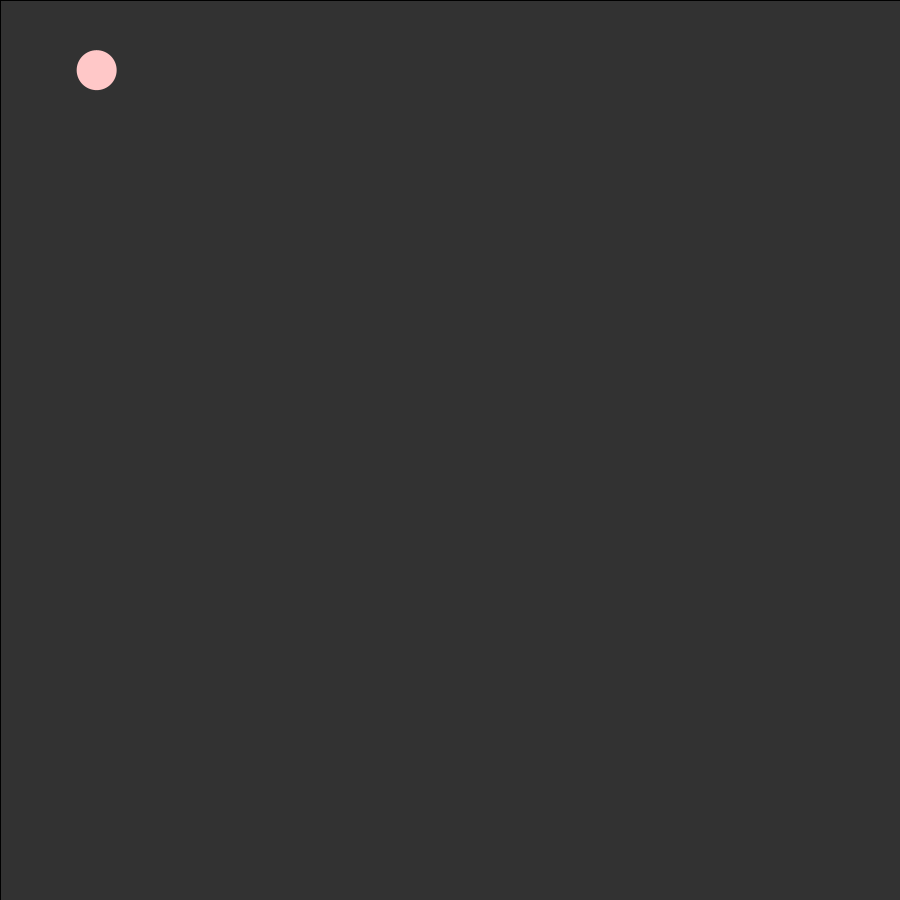
Frame 1 (no input)
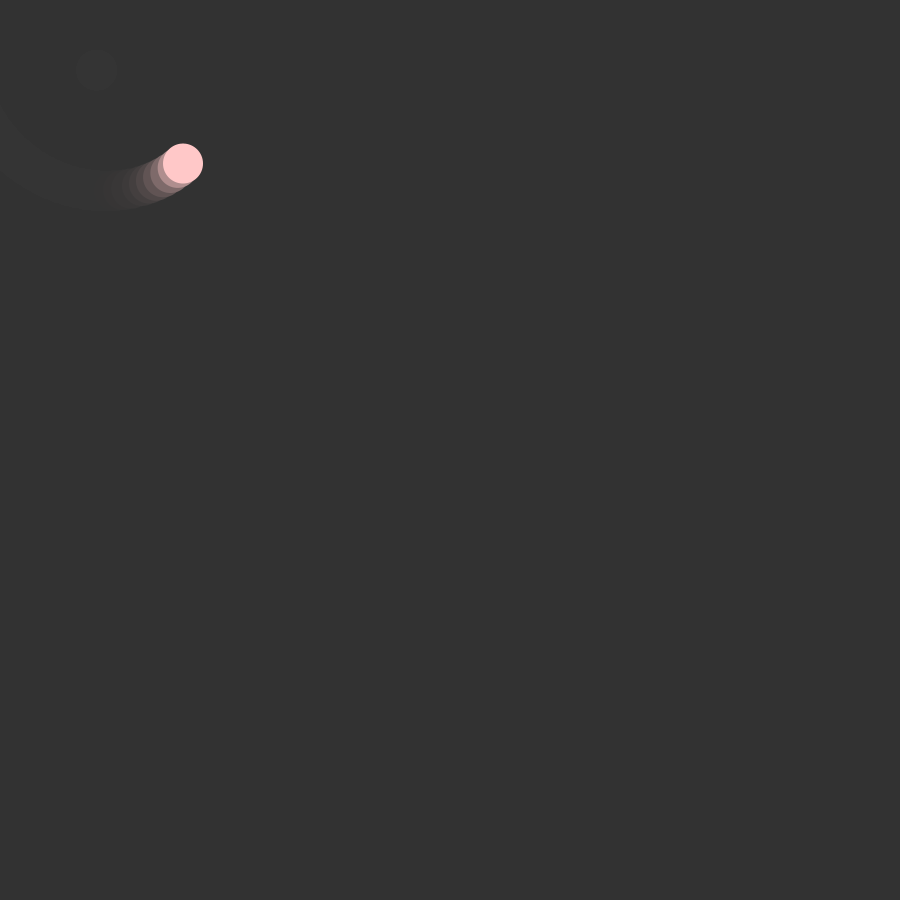
Frame 60 (the mouse pressed at the canvas centre just before this capture)
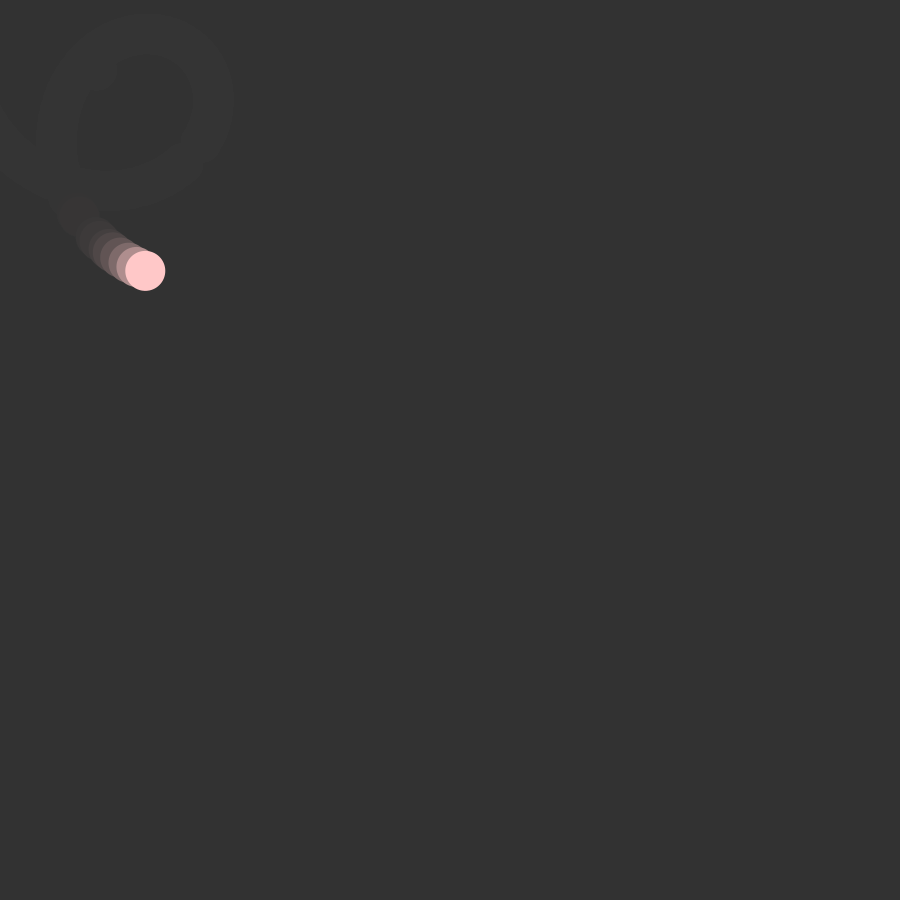
Frame 120 (the mouse held since frame 60 and released just before this capture)

The Processing sketch that drew these frames (run headless with seeded random() and noise(); from frame 60 on, the mouse is pressed at the canvas centre):

// Processing sketch: processing_77544
// ── processing_77544.pde



float xPos = 0;
float yPos = 0;

float xRot = 0;
float yRot = 0;


void setup(){
  
  size(900, 900);
  frameRate(80);
  smooth();
  
  
  background(50);
  
}

void draw(){

  //background(50);
  fill(50,50,50,100);
  rect(0,0,width,height);
  
   noStroke();
   fill(255,200,200);
  
   //linear
   xPos = map(millis(), 0, 10000, 0, width);
   yPos = map(millis(), 0, 10000, 0, height);
   //xPos += 1;
   //yPos += 1;

  //circular
   xRot = xPos + 100*sin( map(millis(), 0, 1000, 0, TWO_PI));
   yRot = yPos + 100*cos( map(millis(), 0, 1000, 0, TWO_PI));

   ellipse(xRot, yRot, 40, 40);
  
}
